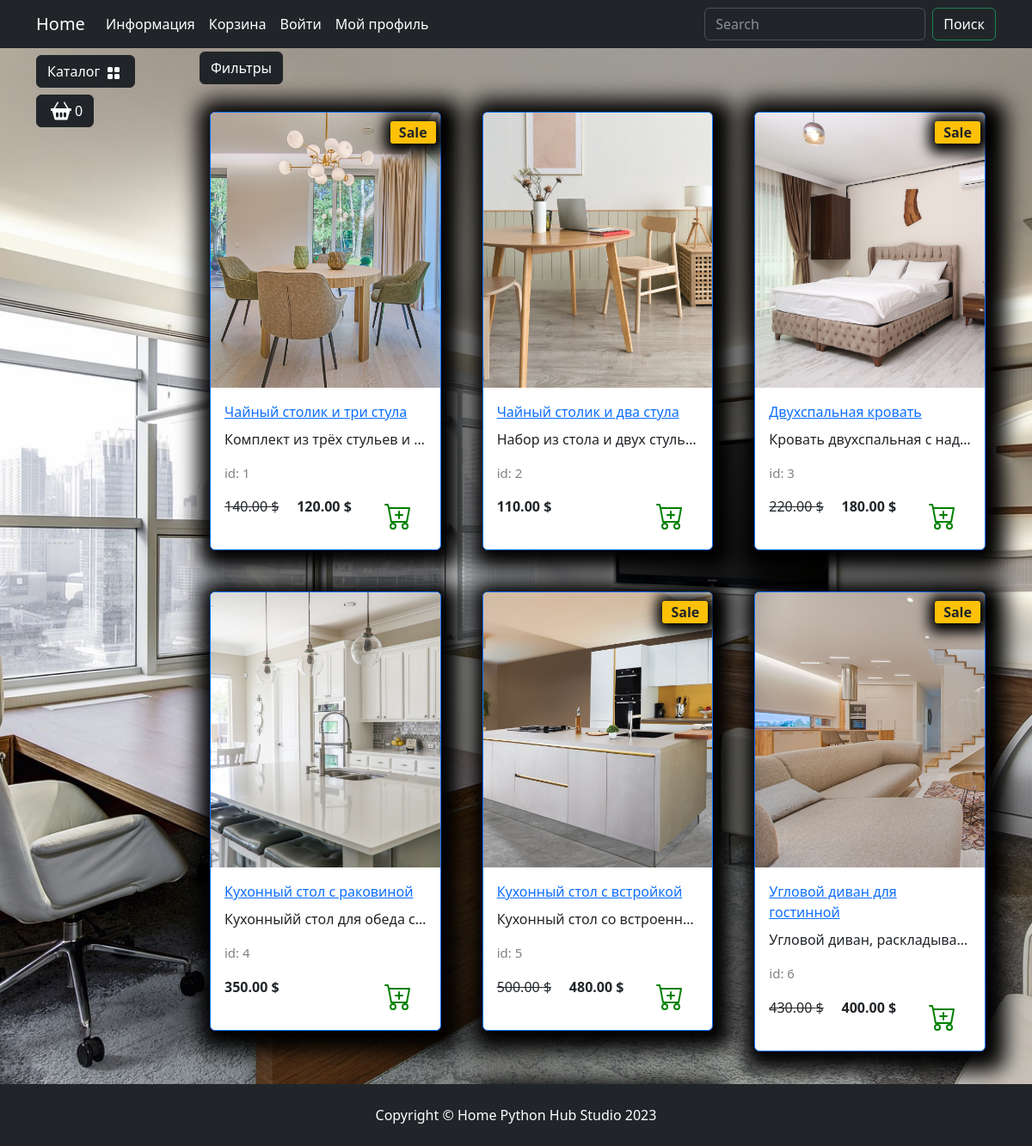
Page /catalog/ on the committed database.
### goods/models.py (models this page shows, shortened)
class Goods(models.Model):
    image = models.ImageField(upload_to='products_image')
    name = models.CharField(max_length=128)
    description = models.TextField(null=True, blank=True)
    price = models.DecimalField(max_digits=10, decimal_places=2)
    sale_price = models.DecimalField(max_digits=10, decimal_places=2, blank=True)
    category = models.ForeignKey(to=GoodsCategory, on_delete=models.CASCADE)

### goods/views.py (the view)
# urls.py: path('', GoodsListView.as_view(), name='index'),
class GoodsListView(ListView):
    template_name = 'goods/catalog.html'
    model = Goods
    def get_context_data(self, **kwargs):
        context = super(GoodsListView, self).get_context_data()
        context['title'] = 'Goods'
        return context

### goods/templates/goods/catalog.html (shortened to what this page needs)
{% extends 'goods/base.html' %}
{% load static %}
{% block css %}
	<link rel="stylesheet" href="{% static 'deps/css/my_footer_css.css' %}">
{% endblock %}
{% block content %}
    <div class="container">
        <div class="row mt-1">
            <div class="col-lg-2">
            </div>
            <div class="col-lg-10">
                <div class="row">
                    <div class="dropdown mb-2">
                        <button class="btn btn-secondary dropdown-toggle btn-dark" type="button" data-bs-toggle="dropdown"
                            aria-expanded="false">
                            Фильтры
                        </button>
                    </div>
                    {% if object_list %}
                    {% for goods in object_list %}
                        <div class="col-lg-4 col-md-6 p-4">
                            <div class="card border-primary rounded custom-shadow">
                                <img src="{{ goods.image.url }}" class="card-img-top" alt="...">
                                <div class="card-body">
                                    <a href="{% url 'goods:product' %}">
                                        <p class="card-title">{{ goods.name }}</p>
                                    </a>
                                    <p class="card-text text-truncate">{{ goods.description }}</p>
                                    <p class="product_id">id: {{goods.id }}</p>
                                    <div class="d-flex justify-content-between">
                                        {% if goods.sale_price == 0 %}
                                            <p><strong>{{ goods.price }} $</strong></p>
                                        {% else %}
                                            <p><s>{{ goods.price }} $</s></p>
                                            <p><strong>{{ goods.sale_price }} $</strong></p>
                                            <span class="badge bg-warning text-dark">Sale</span>
                                        {% endif %}
                                            <a href="#" class="btn add-to-cart">
                                                <img class="mx-1" src="{% static 'deps/icons/cart-plus.svg' %}" alt="Catalog Icon"
                                                    width="32" height="32">
                                            </a>
                                    </div>
                                </div>
                            </div>
                        </div>
                    {% endfor %}
                    {% else %}
                        <h4 class="mt-3 mb-3 text-right">
                            Нет товаров!
                            <img width="400" height="400" src="{% static 'deps/images/chart.png' %}">
                        </h4>
                    {% endif %}
                </div>
                <nav aria-label="Page navigation example">
                    <ul class="pagination justify-content-center my-4">
                        <div class="custom-shadow d-flex">
                            <li class="page-item disabled">
                              <a class="page-link">Previous</a>
                            </li>
                            <li class="page-item"><a class="page-link" href="#">1</a></li>
                            <li class="page-item"><a class="page-link" href="#">2</a></li>
                            <li class="page-item"><a class="page-link" href="#">3</a></li>
                            <li class="page-item">
                              <a class="page-link" href="#">Next</a>
                            </li>
                        </div>
                    </ul>
                </nav>
            </div>
        </div>
    </div>
{% endblock %}
{% block footer %}
    <footer class="py-4 bg-dark">
        <div class="container">
            <p class="m-0 text-center text-white">Copyright &copy; Home Python Hub Studio 2023</p>
        </div>
    </footer>
{% endblock %}

### goods/templates/goods/base.html (shortened to what this page needs)
{% load static %}
<!DOCTYPE html>
<html lang="en">
<head>
    <link rel="stylesheet" href="{% static 'deps/css/bootstrap/bootstrap.min.css' %}">
    <link rel="stylesheet" href="{% static 'deps/css/my_css.css' %}">
    {% block css %} {% endblock %}
</head>
<body>
    <header>
        <nav class="navbar navbar-expand-lg bg-dark" data-bs-theme="dark">
            <div class="container">
                <a class="navbar-brand" href="{% url 'index' %}">Home</a>
                <div class="collapse navbar-collapse" id="navbarSupportedContent">
                    <ul class="navbar-nav me-auto mb-2 mb-lg-0">
                        <li class="nav-item dropdown ">
                            <a class="nav-link dropdown-toggle text-white" href="#" role="button"
                                data-bs-toggle="dropdown" aria-expanded="false">
                                Информация
                            </a>
                        </li>
                        <li class="nav-item">
                            <a class="nav-link  text-white" href="carts/cart.html">Корзина</a>
                        </li>
                        <li class="nav-item">
                            <a class="nav-link  text-white" href="{% url 'users:login' %}">Войти</a>
                        </li>
                        <li class="nav-item dropdown ">
                            <a class="nav-link dropdown-toggle text-white" href="#" role="button"
                                data-bs-toggle="dropdown" aria-expanded="false">
                                Мой профиль
                            </a>
                        </li>
                    </ul>
                    <form class="d-flex" role="search">
                        <input class="form-control me-2" type="search" placeholder="Search" aria-label="Search">
                        <button class="btn btn-outline-success text-white" type="submit">Поиск</button>
                    </form>
                </div>
            </div>
        </nav>
    </header>
    <section>
        <div class="container">
            <div class="row mt-1 position-fixed z-3">
                <div class="dropdown mb-2">
                    <button class="btn btn-secondary dropdown-toggle btn-dark" type="button" data-bs-toggle="dropdown"
                        aria-expanded="false">
                        Каталог
                        <img class="mx-1" src="{% static 'deps/icons/grid-fill.svg' %}" alt="Catalog Icon" width="16"
                            height="16">
                    </button>
                </div>
                <div>
                    <button type="button" class="btn btn-dark btn-secondary d-flex" id="modalButton"
                        aria-expanded="false">
                        <img class="mx-1" src="{% static 'deps/icons/basket2-fill.svg' %}" alt="Catalog Icon" width="24"
                            height="24">
                        <span id="goods-in-cart-count">0</span>
                    </button>
                </div>
            </div>
        </div>
        {% block content %}
        {% endblock %}
    </section>
    {% block footer %}
    {% endblock %}
</body>
</html>

### static/deps/css/my_css.css (style rules this page uses)
body { background-image: url("../images/bg-image.jpg"); background-repeat: no-repeat; background-attachment: fixed; background-position: center center; background-size: cover; height: 100%; }
.dropdown-toggle::after { content: none; }
.custom-shadow { box-shadow: 5px 5px 25px 19px #000000; }
.product_id { color: gray; font-size: 15px; }
.badge.bg-warning.text-dark { position: absolute; top: 10px; right: 5px; z-index: 1; padding: 5px 10px; border-radius: 3px; font-size: 1rem; box-shadow: 2px 2px 15px 9px #000000; }

### static/deps/css/my_footer_css.css (style rules this page uses)
footer { position: fixed; bottom: 0; width: 100%; background-color: #343a40; padding: 10px 0; }

### rows in the picture
Goods: image (picture), name "Чайный столик и три стула", description "Комплект из трёх стульев и…", id "1", price "140.00", sale_price "120.00"
Goods: image (picture), name "Чайный столик и два стула", description "Набор из стола и двух стуль…", id "2", price "110.00"
Goods: image (picture), name "Двухспальная кровать", description "Кровать двухспальная с над…", id "3", price "220.00", sale_price "180.00"
Goods: image (picture), name "Кухонный стол с раковиной", description "Кухонныйй стол для обеда с…", id "4", price "350.00"
Goods: image (picture), name "Кухонный стол с встройкой", description "Кухонный стол со встроенн…", id "5", price "500.00", sale_price "480.00"
Goods: image (picture), name "Угловой диван для гостинной", description "Угловой диван, раскладыва…", id "6", price "430.00", sale_price "400.00"
